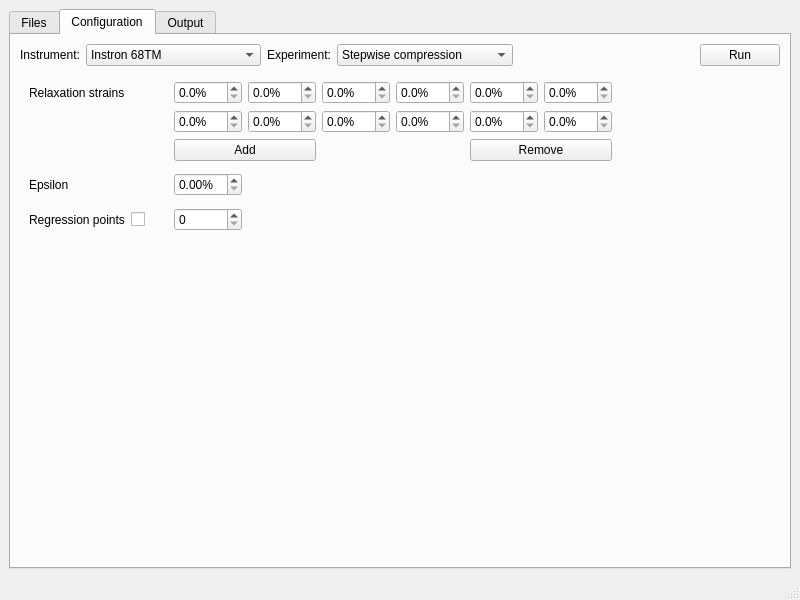
<?xml version="1.0" encoding="UTF-8"?>
<ui version="4.0">
 <class>MainWindow</class>
 <widget class="QMainWindow" name="MainWindow">
  <property name="geometry">
   <rect>
    <x>0</x>
    <y>0</y>
    <width>800</width>
    <height>600</height>
   </rect>
  </property>
  <property name="windowTitle">
   <string>MainWindow</string>
  </property>
  <widget class="QWidget" name="w_main">
   <layout class="QGridLayout" name="gridLayout">
    <item row="0" column="0">
     <widget class="QTabWidget" name="tw_main">
      <property name="currentIndex">
       <number>1</number>
      </property>
      <widget class="QWidget" name="t_files">
       <attribute name="title">
        <string>Files</string>
       </attribute>
       <layout class="QGridLayout" name="gridLayout_2">
        <item row="1" column="0">
         <widget class="QPushButton" name="pb_files_open">
          <property name="toolTip">
           <string>Choose the directory containing the experiment output files</string>
          </property>
          <property name="text">
           <string>Open...</string>
          </property>
         </widget>
        </item>
        <item row="1" column="1">
         <widget class="QPushButton" name="pb_files_save">
          <property name="toolTip">
           <string>Choose the directory to which the processed Excel spreadsheets will be written</string>
          </property>
          <property name="text">
           <string>Save to...</string>
          </property>
         </widget>
        </item>
        <item row="1" column="2">
         <spacer name="s_files_horizontal">
          <property name="orientation">
           <enum>Qt::Orientation::Horizontal</enum>
          </property>
          <property name="sizeHint" stdset="0">
           <size>
            <width>40</width>
            <height>20</height>
           </size>
          </property>
         </spacer>
        </item>
        <item row="1" column="4">
         <widget class="QPushButton" name="pb_files_continue">
          <property name="toolTip">
           <string>Continue on to the experiment analysis configuration</string>
          </property>
          <property name="text">
           <string>Continue...</string>
          </property>
         </widget>
        </item>
        <item row="0" column="0" colspan="5">
         <widget class="QTableWidget" name="tw_files"/>
        </item>
       </layout>
      </widget>
      <widget class="QWidget" name="t_configuration">
       <attribute name="title">
        <string>Configuration</string>
       </attribute>
       <layout class="QGridLayout" name="gridLayout_5">
        <item row="2" column="4">
         <spacer name="s_main_horizontal">
          <property name="orientation">
           <enum>Qt::Orientation::Horizontal</enum>
          </property>
          <property name="sizeHint" stdset="0">
           <size>
            <width>40</width>
            <height>20</height>
           </size>
          </property>
         </spacer>
        </item>
        <item row="2" column="3">
         <widget class="QComboBox" name="cb_experiment">
          <property name="sizePolicy">
           <sizepolicy hsizetype="Expanding" vsizetype="Fixed">
            <horstretch>0</horstretch>
            <verstretch>0</verstretch>
           </sizepolicy>
          </property>
          <item>
           <property name="text">
            <string>Stepwise compression</string>
           </property>
          </item>
          <item>
           <property name="text">
            <string>Compression-to-failure</string>
           </property>
          </item>
          <item>
           <property name="text">
            <string>Cyclic indentation</string>
           </property>
          </item>
         </widget>
        </item>
        <item row="2" column="1">
         <widget class="QComboBox" name="cb_instrument">
          <property name="sizePolicy">
           <sizepolicy hsizetype="MinimumExpanding" vsizetype="Fixed">
            <horstretch>0</horstretch>
            <verstretch>0</verstretch>
           </sizepolicy>
          </property>
          <item>
           <property name="text">
            <string>Instron 68TM</string>
           </property>
          </item>
          <item>
           <property name="text">
            <string>MicroTester G2</string>
           </property>
          </item>
         </widget>
        </item>
        <item row="2" column="0">
         <widget class="QLabel" name="l_instrument">
          <property name="text">
           <string>Instrument:</string>
          </property>
         </widget>
        </item>
        <item row="2" column="2">
         <widget class="QLabel" name="l_experiment">
          <property name="text">
           <string>Experiment:</string>
          </property>
         </widget>
        </item>
        <item row="2" column="5">
         <widget class="QPushButton" name="pb_run">
          <property name="toolTip">
           <string>Process the experiment outputs and save the results to the Excel files</string>
          </property>
          <property name="text">
           <string>Run</string>
          </property>
         </widget>
        </item>
        <item row="3" column="0" colspan="6">
         <widget class="QStackedWidget" name="sw_configuration">
          <property name="sizePolicy">
           <sizepolicy hsizetype="MinimumExpanding" vsizetype="Preferred">
            <horstretch>0</horstretch>
            <verstretch>0</verstretch>
           </sizepolicy>
          </property>
          <property name="currentIndex">
           <number>0</number>
          </property>
          <widget class="QWidget" name="w_instron_68tm_stepwise">
           <layout class="QGridLayout" name="gridLayout_3">
            <item row="4" column="2">
             <widget class="QDoubleSpinBox" name="sb_instron_68tm_stepwise_epsilon">
              <property name="toolTip">
               <string>Allowable percentage tolerance on the strain for creating the dataset at the required relaxation strain</string>
              </property>
              <property name="suffix">
               <string>%</string>
              </property>
              <property name="maximum">
               <double>1.000000000000000</double>
              </property>
             </widget>
            </item>
            <item row="0" column="3">
             <widget class="QDoubleSpinBox" name="sb_instron_68tm_stepwise_relaxation_strains2">
              <property name="toolTip">
               <string>The second strain at which the sample has been configured to relax</string>
              </property>
              <property name="suffix">
               <string>%</string>
              </property>
              <property name="decimals">
               <number>1</number>
              </property>
             </widget>
            </item>
            <item row="0" column="0">
             <widget class="QLabel" name="l_instron_68tm_stepwise_relaxation_strains">
              <property name="toolTip">
               <string>The strains at which the sample has been configured to relax</string>
              </property>
              <property name="statusTip">
               <string/>
              </property>
              <property name="whatsThis">
               <string/>
              </property>
              <property name="text">
               <string>Relaxation strains</string>
              </property>
             </widget>
            </item>
            <item row="1" column="7">
             <widget class="QDoubleSpinBox" name="sb_instron_68tm_stepwise_relaxation_strains12">
              <property name="toolTip">
               <string>The twelfth strain at which the sample has been configured to relax</string>
              </property>
              <property name="suffix">
               <string>%</string>
              </property>
              <property name="decimals">
               <number>1</number>
              </property>
             </widget>
            </item>
            <item row="4" column="0">
             <widget class="QLabel" name="l_instron_68tm_stepwise_epsilon">
              <property name="toolTip">
               <string>Allowable percentage tolerance on the strain for creating the dataset at the required relaxation strain</string>
              </property>
              <property name="text">
               <string>Epsilon</string>
              </property>
             </widget>
            </item>
            <item row="0" column="8" rowspan="8" colspan="4">
             <spacer name="s_instron_68tm_stepwise_horizontal">
              <property name="orientation">
               <enum>Qt::Orientation::Horizontal</enum>
              </property>
              <property name="sizeHint" stdset="0">
               <size>
                <width>40</width>
                <height>20</height>
               </size>
              </property>
             </spacer>
            </item>
            <item row="0" column="7">
             <widget class="QDoubleSpinBox" name="sb_instron_68tm_stepwise_relaxation_strains6">
              <property name="toolTip">
               <string>The sixth strain at which the sample has been configured to relax</string>
              </property>
              <property name="suffix">
               <string>%</string>
              </property>
              <property name="decimals">
               <number>1</number>
              </property>
             </widget>
            </item>
            <item row="2" column="6" colspan="2">
             <widget class="QPushButton" name="pb_instron_68tm_stepwise_relaxation_strains_remove">
              <property name="toolTip">
               <string>Remove a relaxation strain</string>
              </property>
              <property name="text">
               <string>Remove</string>
              </property>
             </widget>
            </item>
            <item row="0" column="2">
             <widget class="QDoubleSpinBox" name="sb_instron_68tm_stepwise_relaxation_strains1">
              <property name="toolTip">
               <string>The first strain at which the sample has been configured to relax</string>
              </property>
              <property name="suffix">
               <string>%</string>
              </property>
              <property name="decimals">
               <number>1</number>
              </property>
             </widget>
            </item>
            <item row="6" column="1">
             <widget class="QCheckBox" name="cb_instron_68tm_stepwise_regression_points">
              <property name="toolTip">
               <string>If unchecked, all datapoints will be used in the regression analysis</string>
              </property>
              <property name="text">
               <string/>
              </property>
             </widget>
            </item>
            <item row="0" column="6">
             <widget class="QDoubleSpinBox" name="sb_instron_68tm_stepwise_relaxation_strains5">
              <property name="toolTip">
               <string>The fifth strain at which the sample has been configured to relax</string>
              </property>
              <property name="suffix">
               <string>%</string>
              </property>
              <property name="decimals">
               <number>1</number>
              </property>
             </widget>
            </item>
            <item row="2" column="2" colspan="2">
             <widget class="QPushButton" name="pb_instron_68tm_stepwise_relaxation_strains_add">
              <property name="toolTip">
               <string>Add another relaxation strain</string>
              </property>
              <property name="text">
               <string>Add</string>
              </property>
             </widget>
            </item>
            <item row="1" column="4">
             <widget class="QDoubleSpinBox" name="sb_instron_68tm_stepwise_relaxation_strains9">
              <property name="toolTip">
               <string>The ninth strain at which the sample has been configured to relax</string>
              </property>
              <property name="suffix">
               <string>%</string>
              </property>
              <property name="decimals">
               <number>1</number>
              </property>
             </widget>
            </item>
            <item row="1" column="3">
             <widget class="QDoubleSpinBox" name="sb_instron_68tm_stepwise_relaxation_strains8">
              <property name="toolTip">
               <string>The eighth strain at which the sample has been configured to relax</string>
              </property>
              <property name="suffix">
               <string>%</string>
              </property>
              <property name="decimals">
               <number>1</number>
              </property>
             </widget>
            </item>
            <item row="7" column="0" colspan="10">
             <spacer name="s_instron_68tm_stepwise_vertical">
              <property name="orientation">
               <enum>Qt::Orientation::Vertical</enum>
              </property>
              <property name="sizeHint" stdset="0">
               <size>
                <width>20</width>
                <height>40</height>
               </size>
              </property>
             </spacer>
            </item>
            <item row="6" column="2">
             <widget class="QSpinBox" name="sb_instron_68tm_stepwise_regression_points">
              <property name="toolTip">
               <string>Number of data points to include in the regression analysis</string>
              </property>
             </widget>
            </item>
            <item row="1" column="5">
             <widget class="QDoubleSpinBox" name="sb_instron_68tm_stepwise_relaxation_strains10">
              <property name="toolTip">
               <string>The tenth strain at which the sample has been configured to relax</string>
              </property>
              <property name="suffix">
               <string>%</string>
              </property>
              <property name="decimals">
               <number>1</number>
              </property>
             </widget>
            </item>
            <item row="6" column="0">
             <widget class="QLabel" name="l_instron_68tm_stepwise_regression_points">
              <property name="toolTip">
               <string>Number of data points to include in the regression analysis</string>
              </property>
              <property name="text">
               <string>Regression points</string>
              </property>
             </widget>
            </item>
            <item row="0" column="4">
             <widget class="QDoubleSpinBox" name="sb_instron_68tm_stepwise_relaxation_strains3">
              <property name="toolTip">
               <string>The third strain at which the sample has been configured to relax</string>
              </property>
              <property name="suffix">
               <string>%</string>
              </property>
              <property name="decimals">
               <number>1</number>
              </property>
             </widget>
            </item>
            <item row="1" column="2">
             <widget class="QDoubleSpinBox" name="sb_instron_68tm_stepwise_relaxation_strains7">
              <property name="toolTip">
               <string>The seventh strain at which the sample has been configured to relax</string>
              </property>
              <property name="suffix">
               <string>%</string>
              </property>
              <property name="decimals">
               <number>1</number>
              </property>
             </widget>
            </item>
            <item row="0" column="5">
             <widget class="QDoubleSpinBox" name="sb_instron_68tm_stepwise_relaxation_strains4">
              <property name="toolTip">
               <string>The fourth strain at which the sample has been configured to relax</string>
              </property>
              <property name="suffix">
               <string>%</string>
              </property>
              <property name="decimals">
               <number>1</number>
              </property>
             </widget>
            </item>
            <item row="1" column="6">
             <widget class="QDoubleSpinBox" name="sb_instron_68tm_stepwise_relaxation_strains11">
              <property name="toolTip">
               <string>The eleventh strain at which the sample has been configured to relax</string>
              </property>
              <property name="suffix">
               <string>%</string>
              </property>
              <property name="decimals">
               <number>1</number>
              </property>
             </widget>
            </item>
           </layout>
          </widget>
          <widget class="QWidget" name="w_instron_68tm_failure">
           <layout class="QGridLayout" name="gridLayout_4">
            <item row="0" column="0">
             <widget class="QLabel" name="l_instron_68tm_failure_abort">
              <property name="toolTip">
               <string>The strain at which the experiment aborts even if the sample has not yet failed</string>
              </property>
              <property name="whatsThis">
               <string>&lt;html&gt;&lt;head/&gt;&lt;body&gt;&lt;p&gt;&lt;br/&gt;&lt;/p&gt;&lt;/body&gt;&lt;/html&gt;</string>
              </property>
              <property name="text">
               <string>Abort strain</string>
              </property>
             </widget>
            </item>
            <item row="3" column="2">
             <widget class="QLabel" name="l_instron_68tm_failure_e_modulus">
              <property name="text">
               <string>to</string>
              </property>
             </widget>
            </item>
            <item row="1" column="0">
             <widget class="QLabel" name="l_instron_68tm_failure_toughness">
              <property name="toolTip">
               <string>The strain at which the toughness is calculated</string>
              </property>
              <property name="text">
               <string>Toughness strain</string>
              </property>
             </widget>
            </item>
            <item row="0" column="5" rowspan="5">
             <spacer name="s_instron_68tm_failure_horizontal">
              <property name="orientation">
               <enum>Qt::Orientation::Horizontal</enum>
              </property>
              <property name="sizeHint" stdset="0">
               <size>
                <width>40</width>
                <height>20</height>
               </size>
              </property>
             </spacer>
            </item>
            <item row="1" column="1">
             <widget class="QDoubleSpinBox" name="sp_instron_68tm_failure_toughness">
              <property name="toolTip">
               <string>The strain at which the toughness is calculated</string>
              </property>
              <property name="suffix">
               <string>%</string>
              </property>
              <property name="decimals">
               <number>1</number>
              </property>
             </widget>
            </item>
            <item row="3" column="1">
             <widget class="QDoubleSpinBox" name="sb_instron_68tm_failure_strain1">
              <property name="toolTip">
               <string>The strain value which defines the first datapoint on the stress-strain curve used to calculate the Young's modulus.  It is ε1 in the equation E = (σ2 - σ1) / (ε2 - ε1)</string>
              </property>
              <property name="suffix">
               <string>%</string>
              </property>
              <property name="decimals">
               <number>1</number>
              </property>
             </widget>
            </item>
            <item row="2" column="1">
             <widget class="QDoubleSpinBox" name="sb_instron_68tm_failure_stiffness">
              <property name="toolTip">
               <string>The strain at which the stiffness is calculated</string>
              </property>
              <property name="suffix">
               <string>%</string>
              </property>
              <property name="decimals">
               <number>1</number>
              </property>
              <property name="minimum">
               <double>0.000000000000000</double>
              </property>
             </widget>
            </item>
            <item row="2" column="0">
             <widget class="QLabel" name="l_instron_68tm_failure_stiffness">
              <property name="toolTip">
               <string>The strain at which the stiffness is calculated</string>
              </property>
              <property name="text">
               <string>Stiffness strain</string>
              </property>
             </widget>
            </item>
            <item row="0" column="1">
             <widget class="QDoubleSpinBox" name="sb_instron_68tm_failure_abort">
              <property name="toolTip">
               <string>The strain at which the experiment aborts even if the sample has not yet failed</string>
              </property>
              <property name="suffix">
               <string>%</string>
              </property>
              <property name="decimals">
               <number>1</number>
              </property>
              <property name="maximum">
               <double>100.000000000000000</double>
              </property>
             </widget>
            </item>
            <item row="3" column="0">
             <widget class="QLabel" name="l_instron_68tm_failure_strain1">
              <property name="toolTip">
               <string>The strain range on the stress-strain curve over which the Young's modulus is calculated.  They are the ε values in the equation E = (σ2 - σ1) / (ε2 - ε1)</string>
              </property>
              <property name="text">
               <string>Young's modulus</string>
              </property>
             </widget>
            </item>
            <item row="4" column="0" colspan="5">
             <spacer name="s_instron_68tm_failure_vertical">
              <property name="orientation">
               <enum>Qt::Orientation::Vertical</enum>
              </property>
              <property name="sizeHint" stdset="0">
               <size>
                <width>20</width>
                <height>40</height>
               </size>
              </property>
             </spacer>
            </item>
            <item row="3" column="3">
             <widget class="QDoubleSpinBox" name="sb_instron_68tm_failure_strain2">
              <property name="toolTip">
               <string>The strain value which defines the second datapoint on the stress-strain curve used to calculate the Young's modulus.  It is ε2 in the equation E = (σ2 - σ1) / (ε2 - ε1)</string>
              </property>
              <property name="suffix">
               <string>%</string>
              </property>
              <property name="decimals">
               <number>1</number>
              </property>
             </widget>
            </item>
           </layout>
          </widget>
          <widget class="QWidget" name="w_microtester_g2_cyclic_indentation"/>
         </widget>
        </item>
       </layout>
      </widget>
      <widget class="QWidget" name="t_output">
       <attribute name="title">
        <string>Output</string>
       </attribute>
       <layout class="QGridLayout" name="gridLayout_7">
        <item row="0" column="0">
         <widget class="QScrollArea" name="sa_output">
          <property name="widgetResizable">
           <bool>true</bool>
          </property>
          <widget class="QWidget" name="w_output">
           <property name="geometry">
            <rect>
             <x>0</x>
             <y>0</y>
             <width>728</width>
             <height>468</height>
            </rect>
           </property>
           <layout class="QGridLayout" name="gridLayout_8">
            <item row="0" column="0">
             <widget class="QTextBrowser" name="tb_output"/>
            </item>
           </layout>
          </widget>
         </widget>
        </item>
       </layout>
      </widget>
     </widget>
    </item>
   </layout>
  </widget>
  <widget class="QMenuBar" name="menubar">
   <property name="geometry">
    <rect>
     <x>0</x>
     <y>0</y>
     <width>800</width>
     <height>24</height>
    </rect>
   </property>
  </widget>
  <widget class="QStatusBar" name="statusbar"/>
  <action name="actionOpen">
   <property name="text">
    <string>Open...</string>
   </property>
  </action>
 </widget>
 <resources/>
 <connections/>
</ui>
